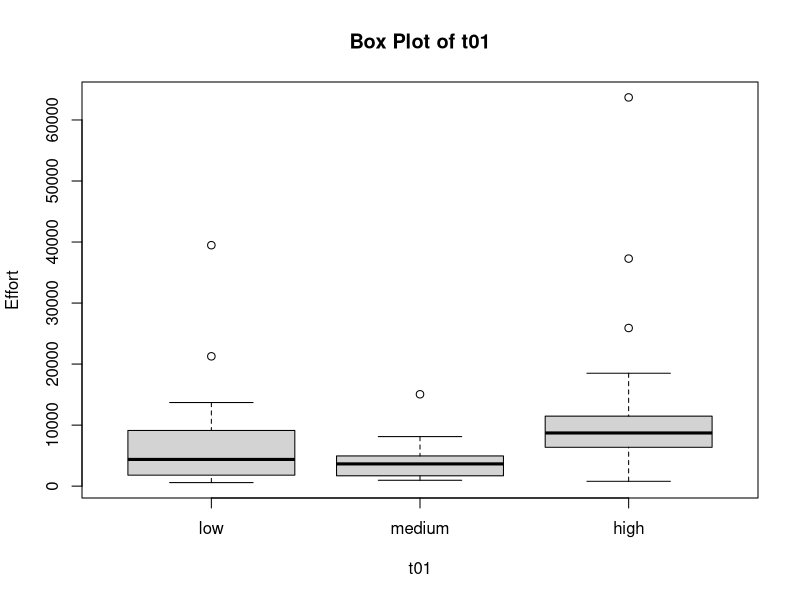
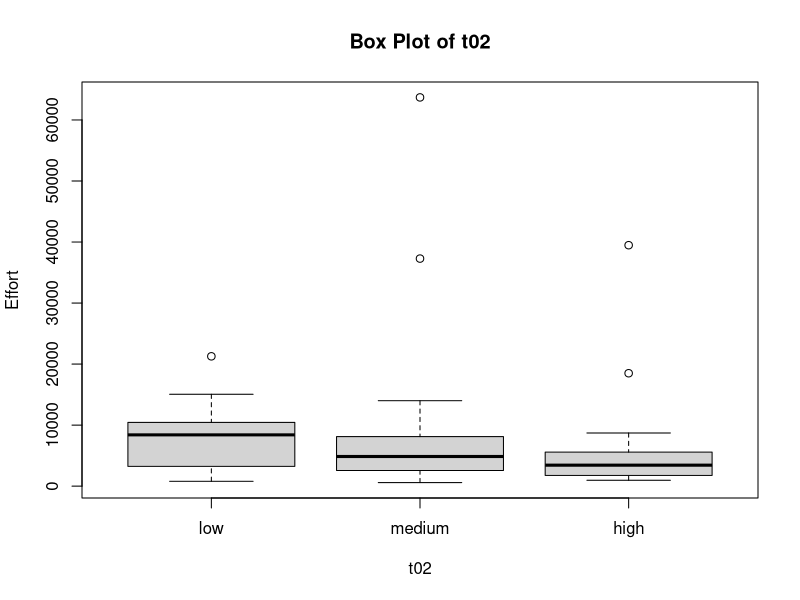
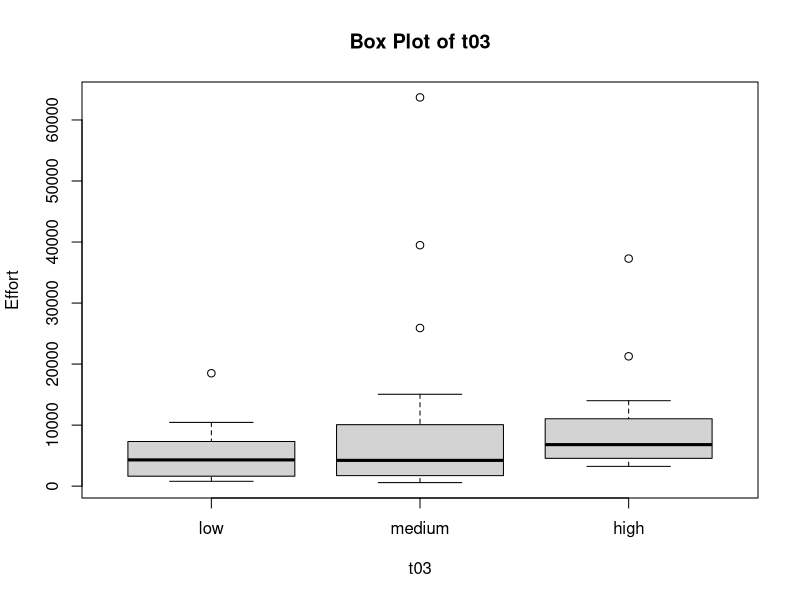
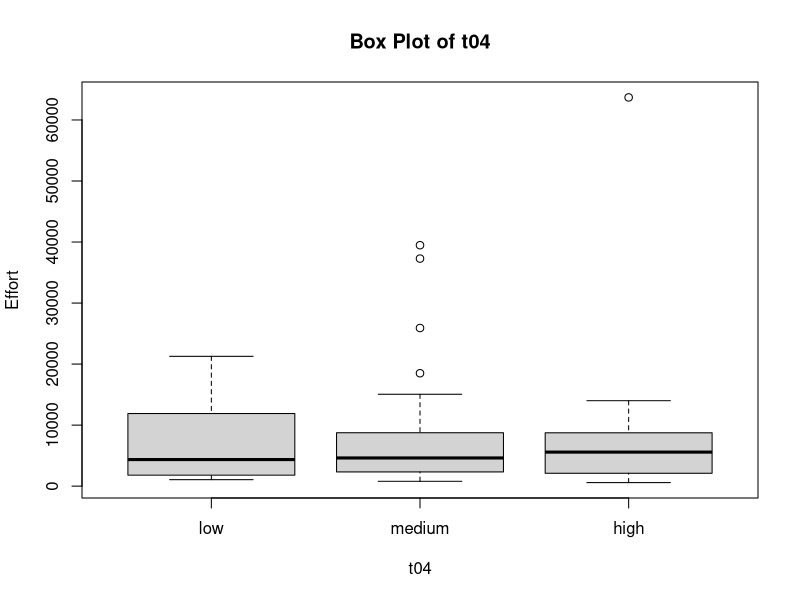
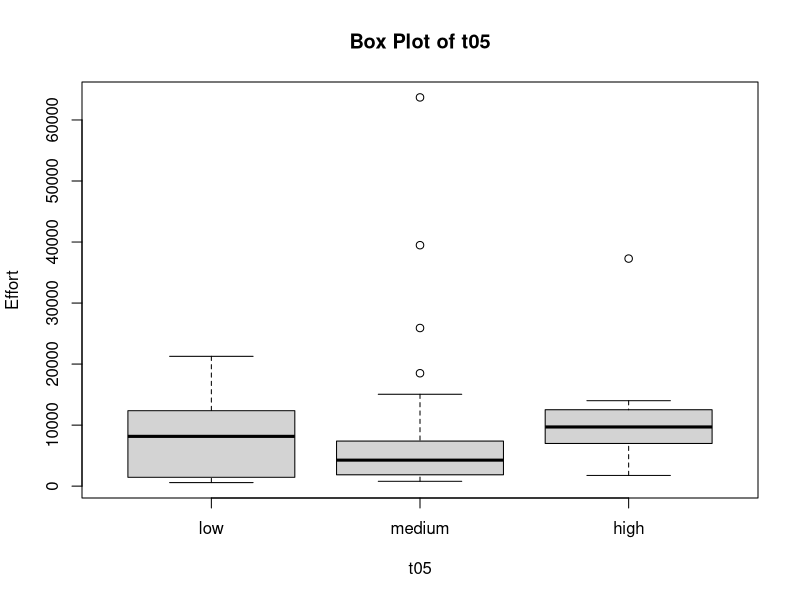
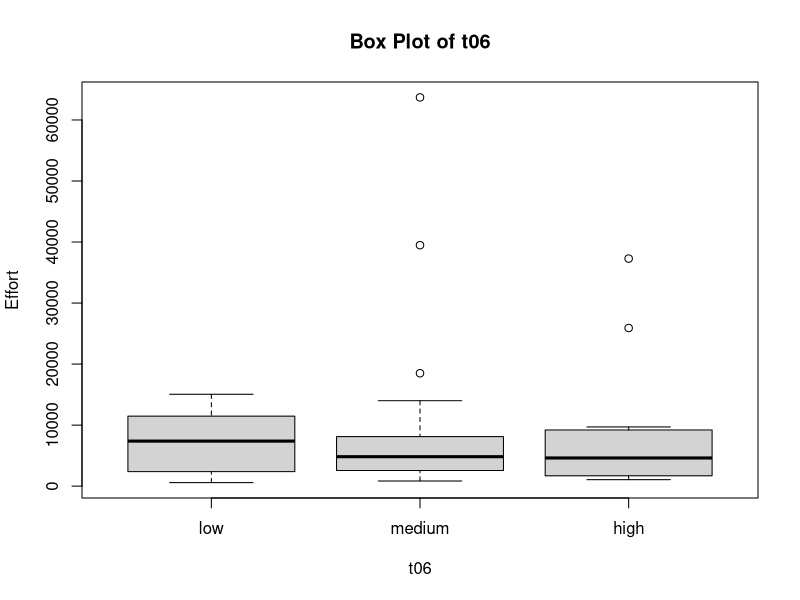
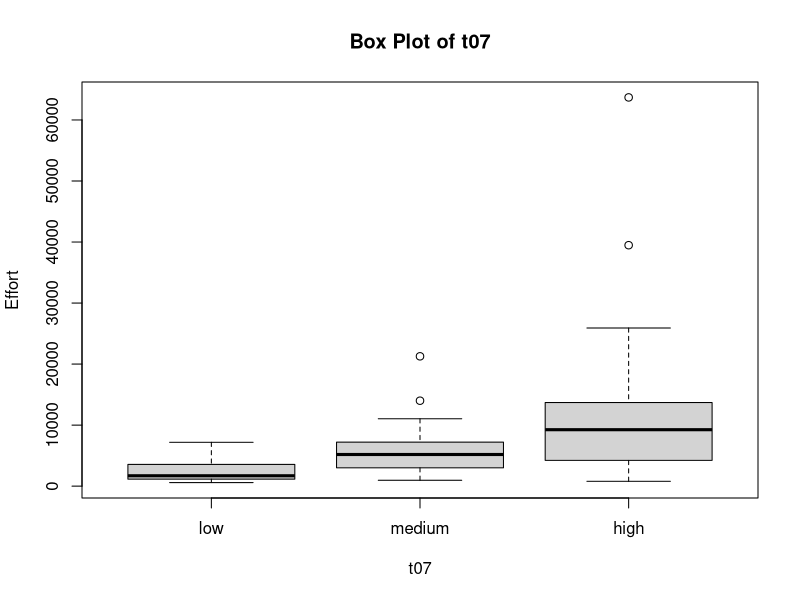
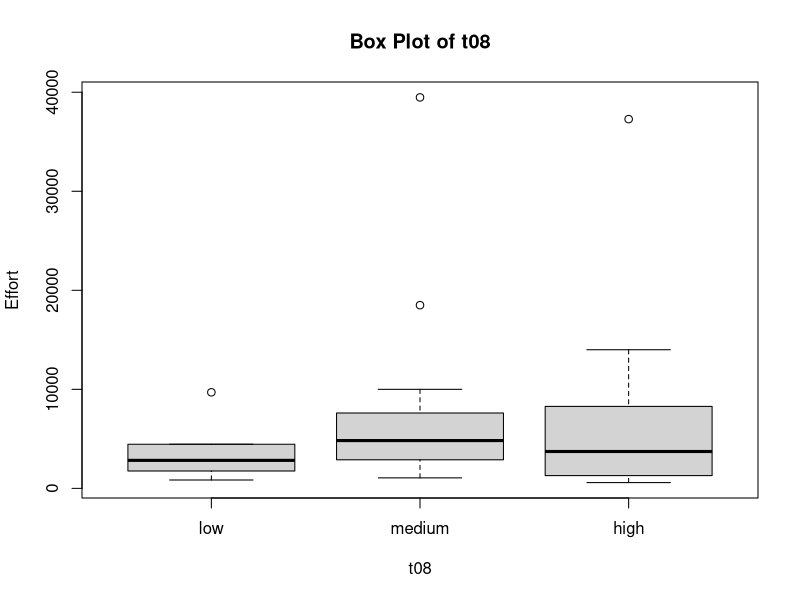

Recreate these plots in R, in order.
# Read the dataset from CSV file
dataset <- read.csv("data/software_cost_projects.csv", header = TRUE)

# Specify the levels for the factor variable
factor_levels <- c("low", "medium", "high")

# Iterate over the variables t01 to t15
for (i in 1:15) {
  column_name <- paste0("t", sprintf("%02d", i))  # Create the column name, e.g., t01, t02, ..., t15
  dataset[[column_name]] <- factor(dataset[[column_name]], levels = factor_levels)
}

# Iterate over the variables t01 to t15
for (i in 1:15) {
  column_name <- paste0("t", sprintf("%02d", i))  # Create the column name, e.g., t01, t02, ..., t15
  
  png(paste0("boxplot_", column_name, ".png"))
  
  boxplot(effort ~ get(column_name), data = dataset, 
          main = paste("Box Plot of", column_name), 
          ylab = "Effort", xlab = column_name)
  
  dev.off()
}

# Convert the "app" column to a factor variable with specified levels
factor_levels_app <- c("InfServ", "TransPro", "CustServ", "ProdCont", "MIS")
dataset$app <- factor(dataset$app, levels = factor_levels_app)

# Create a boxplot for the "app" column
png("boxplot_app.png")
boxplot(effort ~ app, data = dataset, 
        main = "Box Plot of app", 
        ylab = "Effort", xlab = "App")
dev.off()

# Convert the "har" column to a factor variable with specified levels
factor_levels_har <- c("PC", "Mainfrm", "Multi", "Mini", "Network")
dataset$har <- factor(dataset$har, levels = factor_levels_har)

# Create a boxplot for the "har" column
png("boxplot_har.png")
boxplot(effort ~ har, data = dataset, 
        main = "Box Plot of har", 
        ylab = "Effort", xlab = "Har")
dev.off()
